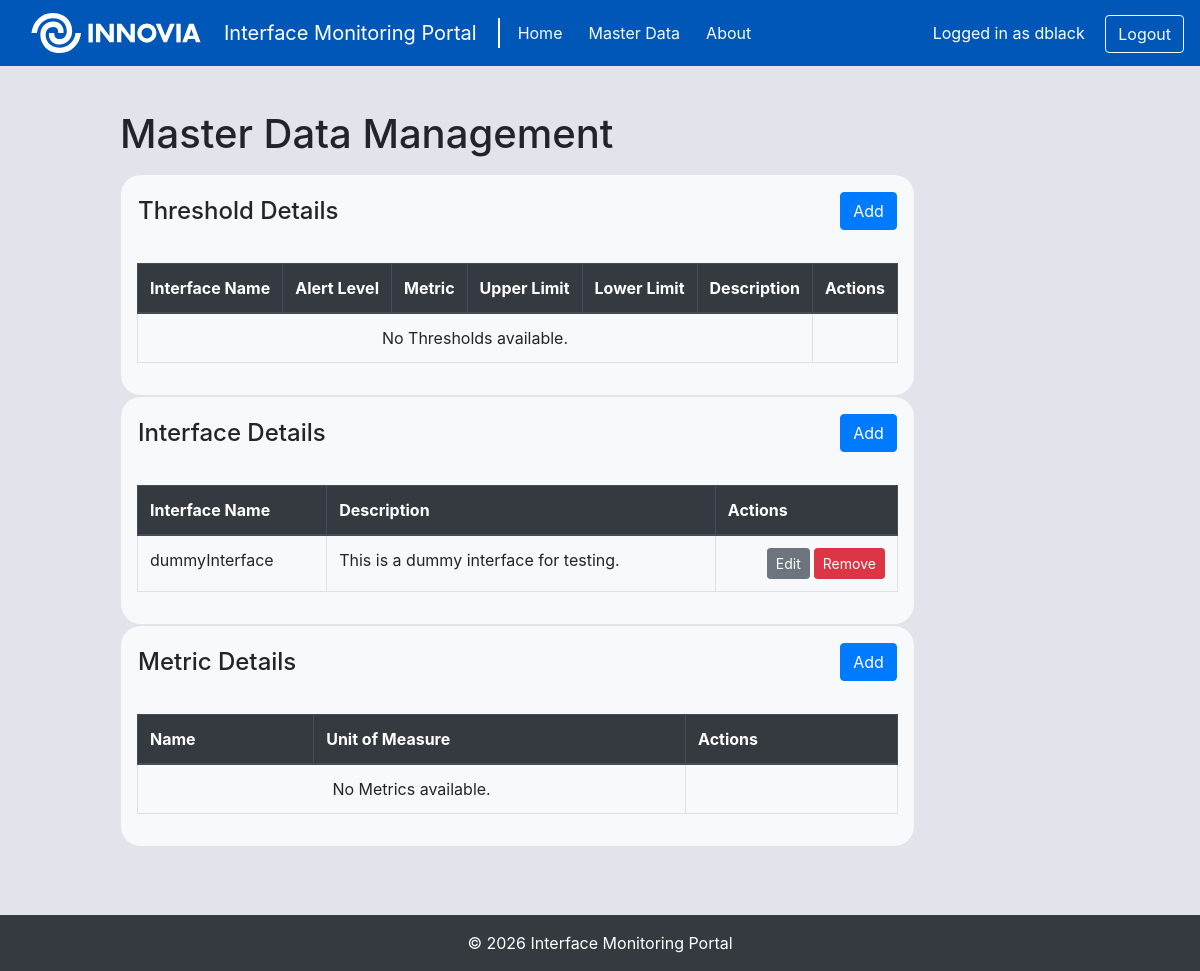
Before: /IMPapp/masterdata/ (signed in) with the older database file.
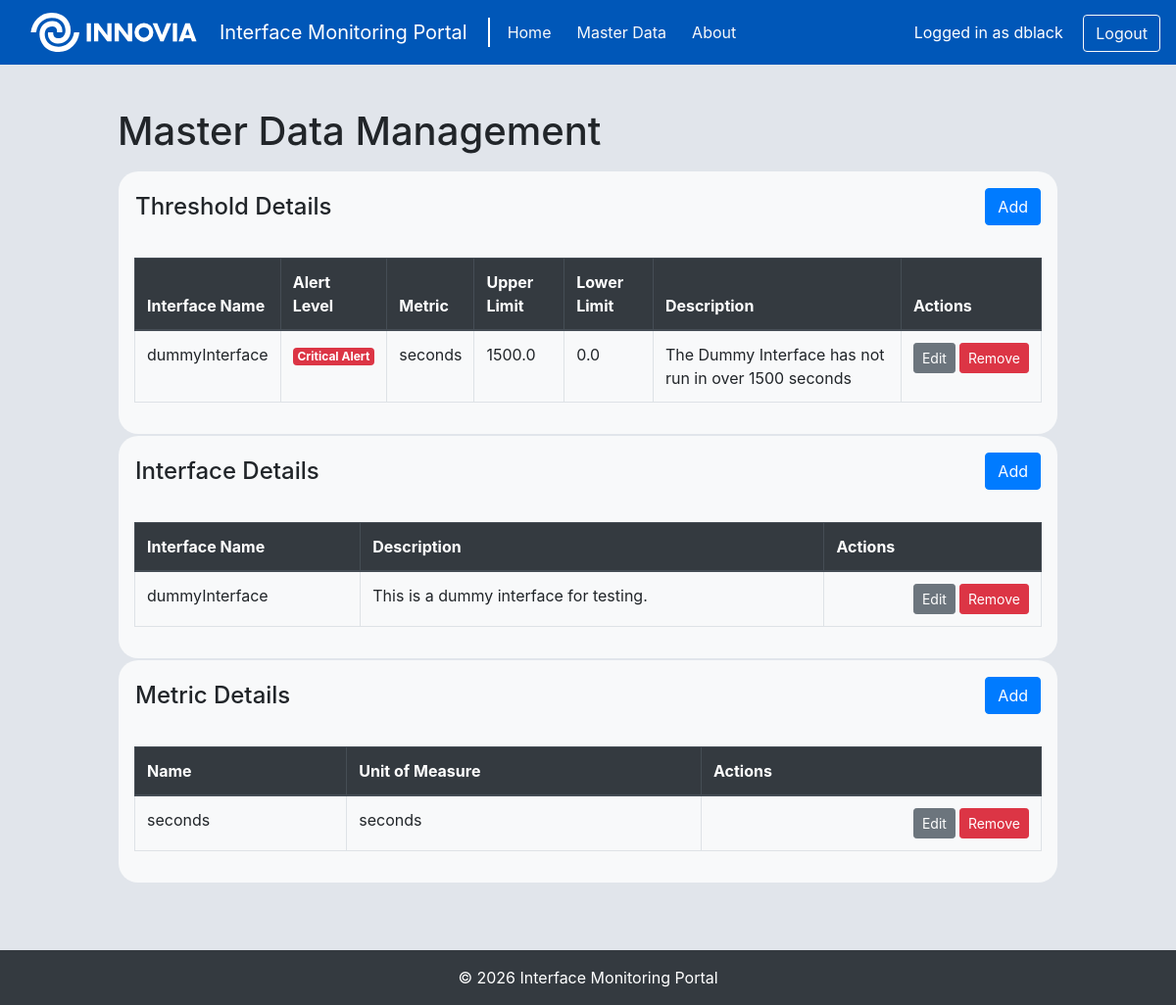
After: the same page with the newer database file.
### IMPapp/models.py (models this page shows)
class Interface(models.Model):
    id = models.AutoField(primary_key=True)
    name = models.CharField(max_length=100)
    description = models.TextField()

class Threshold(models.Model):
    id = models.AutoField(primary_key=True)
    interface = models.ForeignKey(Interface, on_delete=models.CASCADE)
    metric = models.ForeignKey(Metric, on_delete=models.CASCADE)
    alert_level = models.ForeignKey(AlertLevel, on_delete=models.CASCADE)
    upper_limit = models.FloatField()
    lower_limit = models.FloatField()
    description = models.TextField()

class AlertLevel(models.Model):
    id = models.AutoField(primary_key=True)
    name = models.CharField(max_length=50)
    description = models.CharField(max_length=50)

class Metric(models.Model):
    id = models.AutoField(primary_key=True)
    name = models.CharField(max_length=100)
    unit_of_measure = models.CharField(max_length=100)

### IMPapp/views.py (the view)
# urls.py: path('masterdata/', views.masterdata, name='masterdata'),
@login_required
def masterdata(request):
    return render(request, "masterdata.html", {"interfaces": Interface.objects.all(),
                                               "thresholds": Threshold.objects.all(),
                                               "metrics": Metric.objects.all()})

### IMPapp/templates/masterdata.html
{% extends "template.html" %}{% block title %}Master Data{% endblock %}
{% load static %}
{% block content %}
    <div class="container-center wd-80 mb-4">
        <h1 class="mb-3">Master Data Management</h1>
        <table class="wd-100 mb-3">
            <tr>
                <td>
                    {% include "partials/threshold.html" with thresholds=thresholds %}
                </td>
            </tr>
            <tr>
                <td>
                    {% include "partials/interface.html" with interfaces=interfaces %}
                </td>
            </tr>
            <tr>
                <td>
                    {% include "partials/metric.html" with metrics=metrics %}
                </td>
            </tr>
        </table>
    </div>
{% endblock %}

### IMPapp/templates/template.html (shortened to what this page needs)
{% load static %}
<!DOCTYPE html>
<html lang="en">
<head>
    <link rel="stylesheet" href="{% static 'IMPapp/styles.css' %}" rel="stylesheet" />
    <link rel="stylesheet" href="https://stackpath.bootstrapcdn.com/bootstrap/4.3.1/css/bootstrap.min.css"  rel="stylesheet" />
</head>
<body class="d-flex flex-column min-vh-100 bg-innovia-light">
    <nav class="navbar navbar-expand-lg navbar-light bg-innovia sticky-top px-3">
        <img src="{% static 'IMPapp/cclInnoviaLogo.svg' %}" width="200" height="40" class="d-inline-block align-top mr-2" alt="Logo"/>
        <a class="navbar-brand text-white" href="#">Interface Monitoring Portal</a>
        <div class="vertical-line"></div>
        <div class="collapse navbar-collapse" id="navbarNav">
            <ul class="navbar-nav">
                <li class="nav-item pad-5">
                    <a class="nav-link text-light" href="/IMPapp/home/">Home</a>
                </li>
                <li class="nav-item pad-5">
                    <a class="nav-link text-light" href="/IMPapp/masterdata/">Master Data</a>
                </li>
                <li class="nav-item pad-5">
                    <a class="nav-link text-light" href="/IMPapp/about/">About</a>
                </li>
            </ul>
        </div>
        <div class="ml-auto">
            {% if user.is_authenticated %}
                <span class="navbar-text text-white mr-3">Logged in as {{ user.username }}</span>
                <form method="post" action="{% url 'logout' %}" style="display:inline;">
                    <button class="btn btn-outline-light" type="submit">Logout</button>
                </form>
            {% else %}
                <form method="post" action="{% url 'login' %}" style="display:inline;">
                    {% csrf_token %}
                    <button class="btn btn-outline-light" type="submit">Login</button>
                </form>
            {% endif %}
    </nav>
    <main class="my-4 flex-grow-1">
        {% block content %}
        {% endblock %}
    </main>
    <footer class="bg-dark text-white text-center p-3 wd-100 mt-auto">
        &copy; 2026 Interface Monitoring Portal
    </footer>
</body>
</html>

### IMPapp/templates/partials/threshold.html (shortened to what this page needs)
<div class="rounded-20 p-3 bg-light">
    <table class="width-100 mb-3">
        <tr>
            <td>
                <h4 class="mb-3">Threshold Details</h4>
            </td>
            <td class="text-right">
                <form method="post" action="{% url 'manageThresholdAdd' 'add' %}">
                    <button class="btn btn-primary mb-3" type="submit">Add</button>
                </form>
            </td>
        </tr>
    </table>
    <table class="table table-bordered">
        <thead class="thead-dark">
            <tr>
                <th scope="col">Interface Name</th>
                <th scope="col">Alert Level</th>
                <th scope="col">Metric</th>
                <th scope="col">Upper Limit</th>
                <th scope="col">Lower Limit</th>
                <th scope="col">Description</th>
                <th scope="col">Actions</th>
            </tr>
        </thead>
        <tbody>
            {% for threshold in thresholds %}
            <tr>
                <td>{{ threshold.interface.name }}</td>
                <td><span class="
                    {% if threshold.alert_level.name == 'critical' %}badge-danger
                    {% elif threshold.alert_level.name == 'warning' %}badge-warning
                    {% elif threshold.alert_level.name == 'minor' %}badge-info
                    {% endif %} badge">{{ threshold.alert_level.description }}</span></td>
                <td>{{ threshold.metric.name }}</td>
                <td>{{ threshold.upper_limit }}</td>
                <td>{{ threshold.lower_limit }}</td>
                <td>{{ threshold.description }}</td>
                <td>
                    <table class="table-borderless mb-0 align-right">
                        <tr>
                            <td class="p-0 pr-1">
                                <form method="post" action="{% url 'manageThresholdEdit' 'edit' threshold.id %}">
                                    <button class="btn btn-secondary btn-sm" type="submit">Edit</button>
                                </form>
                            </td>
                            <td class="p-0">
                                <form method="post" action="{% url 'removeThreshold' threshold.id %}">
                                    <button class="btn btn-danger btn-sm" type="submit">Remove</button>
                                </form>
                            </td>
                        </tr>
                    </table>
                </td>
            </tr>
            {% empty %}
            <tr>
                <td colspan="6" class="text-center">No Thresholds available.</td>
            </tr>
            {% endfor %}
        </tbody>
    </table>
</div>

### IMPapp/templates/partials/interface.html (shortened to what this page needs)
<div class="rounded-20 p-3 bg-light">
    <table class="width-100 mb-3">
        <tr>
            <td>
                <h4 class="mb-3">Interface Details</h4>
            </td>
            <td class="text-right">
                <form method="post" action="{% url 'manageInterfaceAdd' 'add' %}">
                    <button class="btn btn-primary mb-3" type="submit">Add</button>
                </form>
            </td>
        </tr>
    </table>
    <table class="table table-bordered">
        <thead class="thead-dark">
            <tr>
                <th scope="col">Interface Name</th>
                <th scope="col">Description</th>
                <th scope="col">Actions</th>
            </tr>
        </thead>
        <tbody>
            {% for interface in interfaces %}
            <tr>
                <td>{{ interface.name }}</td>
                <td>{{ interface.description }}</td>
                <td>
                    <table class="table-borderless mb-0 align-right">
                        <tr>
                            <td class="p-0 pr-1">
                                <form method="post" action="{% url 'manageInterfaceEdit' 'edit' interface.id %}">
                                    <button class="btn btn-secondary btn-sm" type="submit">Edit</button>
                                </form>
                            </td>
                            <td class="p-0">
                                <form method="post" action="{% url 'removeInterface' interface.id %}">
                                    <button class="btn btn-danger btn-sm" type="submit">Remove</button>
                                </form>
                            </td>
                        </tr>
                    </table>
                </td>
            </tr>
            {% empty %}
            <tr>
                <td colspan="5" class="text-center">No interfaces available.</td>
            </tr>
            {% endfor %}
        </tbody>
    </table>
</div>

### IMPapp/templates/partials/metric.html (shortened to what this page needs)
<div class="rounded-20 p-3 bg-light">
    <table class="width-100 mb-3">
        <tr>
            <td>
                <h4 class="mb-3">Metric Details</h4>
            </td>
            <td class="text-right">
                <form method="post" action="{% url 'manageMetricAdd' 'add' %}">
                    <button class="btn btn-primary mb-3" type="submit">Add</button>
                </form>
            </td>
        </tr>
    </table>
    <table class="table table-bordered">
        <thead class="thead-dark">
            <tr>
                <th scope="col">Name</th>
                <th scope="col">Unit of Measure</th>
                <th scope="col">Actions</th>
            </tr>
        </thead>
        <tbody>
            {% for metric in metrics %}
            <tr>
                <td>{{ metric.name }}</td>
                <td>{{ metric.unit_of_measure }}</td>
                <td>
                    <table class="table-borderless mb-0 align-right">
                        <tr>
                            <td class="p-0 pr-1">
                                <form method="post" action="{% url 'manageMetricEdit' 'edit' metric.id %}">
                                    <button class="btn btn-secondary btn-sm" type="submit">Edit</button>
                                </form>
                            </td>
                            <td class="p-0">
                                <form method="post" action="{% url 'removeMetric' metric.id %}">
                                    <button class="btn btn-danger btn-sm" type="submit">Remove</button>
                                </form>
                            </td>
                        </tr>
                    </table>
                </td>
            </tr>
            {% empty %}
            <tr>
                <td colspan="2" class="text-center">No Metrics available.</td>
            </tr>
            {% endfor %}
        </tbody>
    </table>
</div>

### IMPapp/static/IMPapp/styles.css (style rules this page uses)
main { flex: 1; padding: 20px; }
.pad-5 { padding: 5px; }
.vertical-line { border-left: 2px solid rgb(255, 255, 255); height: 30px; margin: 0 5px; }
.text-light { color: #f8f9fa !important; }
.bg-innovia { background-color: #0057B8; color: white; }
.bg-innovia-light { background-color: #e1e5eb; }
.wd-80 { width: 80vw; }
.container-center { margin: 0 auto; }
.align-right { text-align: right; margin-left: auto; }
.rounded-20 { border-radius: 20px; }
.width-100 { width: 100%; }

Changed rows visible on the page:
added Threshold: interface.name "dummyInterface", alert_level.description "Critical Alert", metric.name "seconds", upper_limit "1500.0", lower_limit "0.0", description "The Dummy Interface has not run in over 1500 seconds"
added Metric: name "seconds", unit_of_measure "seconds"
Other visible differences:
text no longer shown: "No Thresholds available. No Metrics available."
